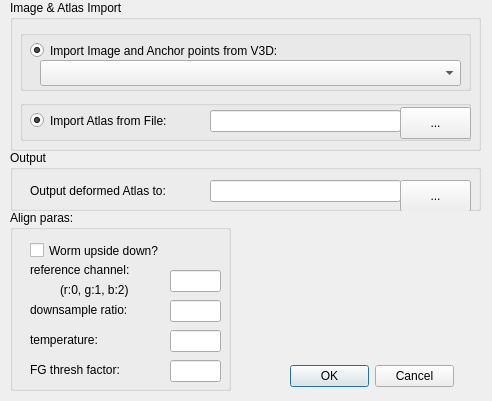
<?xml version="1.0" encoding="UTF-8"?>
<ui version="4.0">
 <class>ParaDialog</class>
 <widget class="QDialog" name="ParaDialog">
  <property name="enabled">
   <bool>true</bool>
  </property>
  <property name="geometry">
   <rect>
    <x>0</x>
    <y>0</y>
    <width>492</width>
    <height>401</height>
   </rect>
  </property>
  <property name="windowTitle">
   <string>Atlas Guided C.elegans Cell Annotation</string>
  </property>
  <widget class="QDialogButtonBox" name="buttonBox">
   <property name="geometry">
    <rect>
     <x>290</x>
     <y>360</y>
     <width>164</width>
     <height>32</height>
    </rect>
   </property>
   <property name="layoutDirection">
    <enum>Qt::LeftToRight</enum>
   </property>
   <property name="orientation">
    <enum>Qt::Horizontal</enum>
   </property>
   <property name="standardButtons">
    <set>QDialogButtonBox::Cancel|QDialogButtonBox::Ok</set>
   </property>
  </widget>
  <widget class="QGroupBox" name="groupBox">
   <property name="geometry">
    <rect>
     <x>20</x>
     <y>30</y>
     <width>451</width>
     <height>61</height>
    </rect>
   </property>
   <property name="title">
    <string/>
   </property>
   <widget class="QRadioButton" name="radioButton_imgv3d">
    <property name="geometry">
     <rect>
      <x>10</x>
      <y>10</y>
      <width>421</width>
      <height>21</height>
     </rect>
    </property>
    <property name="text">
     <string>Import Image and Anchor points from V3D:</string>
    </property>
    <property name="checked">
     <bool>true</bool>
    </property>
   </widget>
   <widget class="QComboBox" name="comboBox_imgv3d">
    <property name="enabled">
     <bool>true</bool>
    </property>
    <property name="geometry">
     <rect>
      <x>20</x>
      <y>30</y>
      <width>421</width>
      <height>26</height>
     </rect>
    </property>
   </widget>
  </widget>
  <widget class="QGroupBox" name="groupBox_2">
   <property name="geometry">
    <rect>
     <x>20</x>
     <y>100</y>
     <width>451</width>
     <height>41</height>
    </rect>
   </property>
   <property name="title">
    <string/>
   </property>
   <widget class="QRadioButton" name="radioButton_atlasfile">
    <property name="geometry">
     <rect>
      <x>10</x>
      <y>10</y>
      <width>175</width>
      <height>21</height>
     </rect>
    </property>
    <property name="text">
     <string>Import Atlas from File:</string>
    </property>
    <property name="checked">
     <bool>true</bool>
    </property>
   </widget>
   <widget class="QLineEdit" name="lineEdit_atlasfile">
    <property name="geometry">
     <rect>
      <x>190</x>
      <y>10</y>
      <width>191</width>
      <height>22</height>
     </rect>
    </property>
   </widget>
   <widget class="QPushButton" name="pushButton_atlasfile">
    <property name="geometry">
     <rect>
      <x>380</x>
      <y>7</y>
      <width>71</width>
      <height>32</height>
     </rect>
    </property>
    <property name="text">
     <string>...</string>
    </property>
   </widget>
  </widget>
  <widget class="QGroupBox" name="groupBox_3">
   <property name="geometry">
    <rect>
     <x>10</x>
     <y>0</y>
     <width>471</width>
     <height>151</height>
    </rect>
   </property>
   <property name="title">
    <string>Image &amp;&amp; Atlas Import</string>
   </property>
  </widget>
  <widget class="QGroupBox" name="groupBox_4">
   <property name="geometry">
    <rect>
     <x>10</x>
     <y>210</y>
     <width>221</width>
     <height>181</height>
    </rect>
   </property>
   <property name="title">
    <string>Align paras:</string>
   </property>
   <widget class="QCheckBox" name="checkBox_wormupsidedown">
    <property name="geometry">
     <rect>
      <x>20</x>
      <y>30</y>
      <width>171</width>
      <height>21</height>
     </rect>
    </property>
    <property name="text">
     <string>Worm upside down?</string>
    </property>
   </widget>
   <widget class="QLineEdit" name="lineEdit_refchannel">
    <property name="geometry">
     <rect>
      <x>160</x>
      <y>60</y>
      <width>51</width>
      <height>22</height>
     </rect>
    </property>
   </widget>
   <widget class="QLabel" name="label_refchannel">
    <property name="geometry">
     <rect>
      <x>20</x>
      <y>50</y>
      <width>131</width>
      <height>20</height>
     </rect>
    </property>
    <property name="text">
     <string>reference channel:</string>
    </property>
   </widget>
   <widget class="QLabel" name="label_downsampleratio">
    <property name="geometry">
     <rect>
      <x>20</x>
      <y>90</y>
      <width>131</width>
      <height>20</height>
     </rect>
    </property>
    <property name="text">
     <string>downsample ratio:</string>
    </property>
   </widget>
   <widget class="QLabel" name="label_temperature_min">
    <property name="geometry">
     <rect>
      <x>20</x>
      <y>120</y>
      <width>141</width>
      <height>20</height>
     </rect>
    </property>
    <property name="text">
     <string>temperature:</string>
    </property>
   </widget>
   <widget class="QLineEdit" name="lineEdit_downsampleratio">
    <property name="geometry">
     <rect>
      <x>160</x>
      <y>90</y>
      <width>51</width>
      <height>22</height>
     </rect>
    </property>
   </widget>
   <widget class="QLineEdit" name="lineEdit_temp">
    <property name="geometry">
     <rect>
      <x>160</x>
      <y>120</y>
      <width>51</width>
      <height>22</height>
     </rect>
    </property>
   </widget>
   <widget class="QLabel" name="label">
    <property name="geometry">
     <rect>
      <x>50</x>
      <y>70</y>
      <width>111</width>
      <height>20</height>
     </rect>
    </property>
    <property name="text">
     <string>(r:0, g:1, b:2)</string>
    </property>
   </widget>
   <widget class="QLabel" name="label_annealingrate">
    <property name="geometry">
     <rect>
      <x>20</x>
      <y>150</y>
      <width>121</width>
      <height>20</height>
     </rect>
    </property>
    <property name="text">
     <string>FG thresh factor:</string>
    </property>
   </widget>
   <widget class="QLineEdit" name="lineEdit_fgthresh">
    <property name="geometry">
     <rect>
      <x>160</x>
      <y>150</y>
      <width>51</width>
      <height>22</height>
     </rect>
    </property>
   </widget>
  </widget>
  <widget class="QGroupBox" name="groupBox_8">
   <property name="geometry">
    <rect>
     <x>10</x>
     <y>150</y>
     <width>471</width>
     <height>61</height>
    </rect>
   </property>
   <property name="title">
    <string>Output</string>
   </property>
   <widget class="QLabel" name="label_12">
    <property name="geometry">
     <rect>
      <x>20</x>
      <y>30</y>
      <width>171</width>
      <height>21</height>
     </rect>
    </property>
    <property name="text">
     <string>Output deformed Atlas to:</string>
    </property>
   </widget>
   <widget class="QLineEdit" name="lineEdit_atlas_output">
    <property name="geometry">
     <rect>
      <x>200</x>
      <y>30</y>
      <width>191</width>
      <height>22</height>
     </rect>
    </property>
   </widget>
   <widget class="QPushButton" name="pushButton_atlas_output">
    <property name="geometry">
     <rect>
      <x>390</x>
      <y>30</y>
      <width>71</width>
      <height>32</height>
     </rect>
    </property>
    <property name="text">
     <string>...</string>
    </property>
   </widget>
  </widget>
  <zorder>groupBox_3</zorder>
  <zorder>buttonBox</zorder>
  <zorder>groupBox</zorder>
  <zorder>groupBox_2</zorder>
  <zorder>groupBox_4</zorder>
  <zorder>groupBox_8</zorder>
 </widget>
 <resources/>
 <connections>
  <connection>
   <sender>buttonBox</sender>
   <signal>accepted()</signal>
   <receiver>ParaDialog</receiver>
   <slot>accept()</slot>
   <hints>
    <hint type="sourcelabel">
     <x>320</x>
     <y>590</y>
    </hint>
    <hint type="destinationlabel">
     <x>157</x>
     <y>274</y>
    </hint>
   </hints>
  </connection>
  <connection>
   <sender>buttonBox</sender>
   <signal>rejected()</signal>
   <receiver>ParaDialog</receiver>
   <slot>reject()</slot>
   <hints>
    <hint type="sourcelabel">
     <x>320</x>
     <y>590</y>
    </hint>
    <hint type="destinationlabel">
     <x>286</x>
     <y>274</y>
    </hint>
   </hints>
  </connection>
  <connection>
   <sender>radioButton_imgv3d</sender>
   <signal>toggled(bool)</signal>
   <receiver>comboBox_imgv3d</receiver>
   <slot>setEnabled(bool)</slot>
   <hints>
    <hint type="sourcelabel">
     <x>160</x>
     <y>49</y>
    </hint>
    <hint type="destinationlabel">
     <x>274</x>
     <y>44</y>
    </hint>
   </hints>
  </connection>
 </connections>
</ui>
